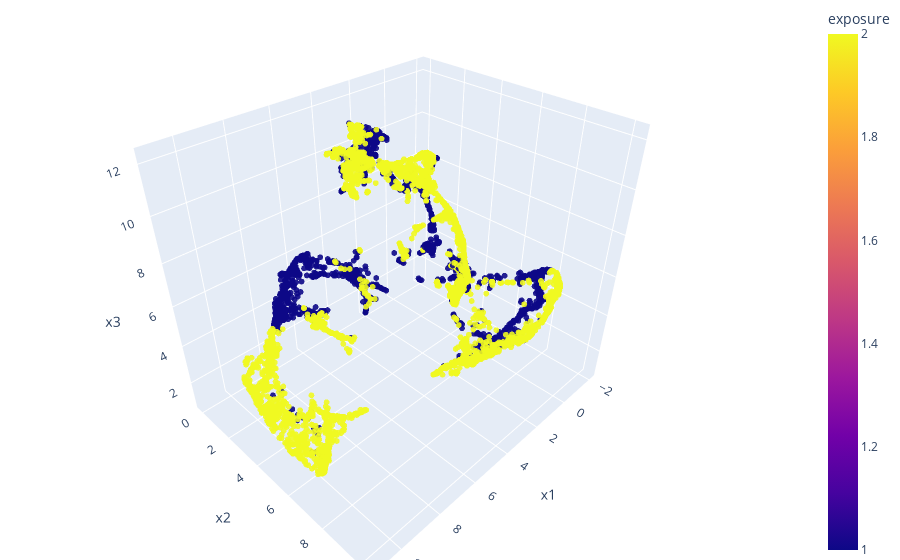

The cell this chart's notebook holds for it:
### Code cell
fig = px.scatter_3d(df, x='x1', y='x2', z='x3',
              color='exposure', opacity=0.9)

fig.update_traces(marker_size=2)

# tight layout
fig.update_layout(margin=dict(l=0, r=0, b=0, t=0))
fig.show()

### Figure 1 — Plotly figure (JSON) as saved in the notebook; plotly's stock layout.template omitted (floating-point values rounded to 4 significant figures; data arrays with more than 128 entries replaced by an {"elided": "..."} marker saying what was removed)
{"data": [{"hovertemplate": "x1=%{x}<br>x2=%{y}<br>x3=%{z}<br>exposure=%{marker.color}<extra></extra>", "legendgroup": "", "marker": {"color": {"elided": "5540 int values"}, "coloraxis": "coloraxis", "opacity": 0.9, "size": 2, "symbol": "circle"}, "mode": "markers", "name": "", "scene": "scene", "showlegend": false, "type": "scatter3d", "x": {"elided": "5540 float values"}, "y": {"elided": "5540 float values"}, "z": {"elided": "5540 float values"}}], "layout": {"coloraxis": {"colorbar": {"title": {"text": "exposure"}}, "colorscale": [[0, "#0d0887"], [0.1111, "#46039f"], [0.2222, "#7201a8"], [0.3333, "#9c179e"], [0.4444, "#bd3786"], [0.5556, "#d8576b"], [0.6667, "#ed7953"], [0.7778, "#fb9f3a"], [0.8889, "#fdca26"], [1, "#f0f921"]]}, "legend": {"tracegroupgap": 0}, "margin": {"b": 0, "l": 0, "r": 0, "t": 0}, "scene": {"domain": {"x": [0, 1], "y": [0, 1]}, "xaxis": {"title": {"text": "x1"}}, "yaxis": {"title": {"text": "x2"}}, "zaxis": {"title": {"text": "x3"}}}}}
